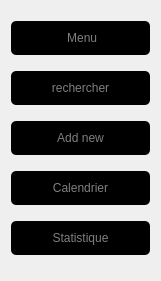
     <widget class="QWidget" name="verticalLayoutWidget_5">
      <property name="geometry">
       <rect>
        <x>10</x>
        <y>170</y>
        <width>161</width>
        <height>281</height>
       </rect>
      </property>
      <layout class="QVBoxLayout" name="sidebar2_3">
       <item>
        <widget class="QPushButton" name="retour_m_entrepreneur">
         <property name="styleSheet">
          <string notr="true">QPushButton {
	background-color: #000000;
	    color: grey;
    padding: 10px 20px;
    border: none;
    border-radius: 5px;
    font-size: 12px;
 font-family: &quot;Berlin Sans FB&quot;, sans-serif; 
}

QPushButton:hover {
 	color:white;	
	background:#1F1F1F;

}

QPushButton:pressed {
background-color: #2f2f2f;
 	color:white;	
}</string>
         </property>
         <property name="text">
          <string> Menu</string>
         </property>
         <property name="icon">
          <iconset resource="ressources.qrc">
           <normaloff>:/new/prefix1/icon/accueil.png</normaloff>:/new/prefix1/icon/accueil.png</iconset>
         </property>
         <property name="iconSize">
          <size>
           <width>20</width>
           <height>30</height>
          </size>
         </property>
        </widget>
       </item>
       <item>
        <widget class="QPushButton" name="listeentrepreneur">
         <property name="styleSheet">
          <string notr="true">QPushButton {
	background-color: #000000;
	    color: grey;
    padding: 10px 20px;
    border: none;
    border-radius: 5px;
    font-size: 12px;
 font-family: &quot;Berlin Sans FB&quot;, sans-serif; 
}

QPushButton:hover {
 	color:white;	
	background:#1F1F1F;

}

QPushButton:pressed {
background-color: #2f2f2f;
 	color:white;	
}</string>
         </property>
         <property name="text">
          <string>rechercher</string>
         </property>
         <property name="icon">
          <iconset resource="ressources.qrc">
           <normaloff>:/new/prefix1/icon/seo.png</normaloff>:/new/prefix1/icon/seo.png</iconset>
         </property>
         <property name="iconSize">
          <size>
           <width>30</width>
           <height>30</height>
          </size>
         </property>
        </widget>
       </item>
       <item>
        <widget class="QPushButton" name="ajoutentrepreneur">
         <property name="styleSheet">
          <string notr="true">QPushButton {
	background-color: #000000;
	    color: grey;
    padding: 10px 20px;
    border: none;
    border-radius: 5px;
    font-size: 12px;
 font-family: &quot;Berlin Sans FB&quot;, sans-serif; 
}

QPushButton:hover {
 	color:white;	
	background:#1F1F1F;

}

QPushButton:pressed {
background-color: #2f2f2f;
 	color:white;	
}</string>
         </property>
         <property name="text">
          <string>Add new</string>
         </property>
         <property name="icon">
          <iconset resource="ressources.qrc">
           <normaloff>:/new/prefix1/icon/ajouter (2).png</normaloff>:/new/prefix1/icon/ajouter (2).png</iconset>
         </property>
         <property name="iconSize">
          <size>
           <width>30</width>
           <height>30</height>
          </size>
         </property>
        </widget>
       </item>
       <item>
        <widget class="QPushButton" name="calendrierentrepre">
         <property name="styleSheet">
          <string notr="true">QPushButton {
	background-color: #000000;
	    color: grey;
    padding: 10px 20px;
    border: none;
    border-radius: 5px;
    font-size: 12px;
 font-family: &quot;Berlin Sans FB&quot;, sans-serif; 
}

QPushButton:hover {
 	color:white;	
	background:#1F1F1F;

}

QPushButton:pressed {
background-color: #2f2f2f;
 	color:white;	
}</string>
         </property>
         <property name="text">
          <string>Calendrier</string>
         </property>
         <property name="icon">
          <iconset resource="ressources.qrc">
           <normaloff>:/new/prefix1/icon/calendrier.png</normaloff>:/new/prefix1/icon/calendrier.png</iconset>
         </property>
         <property name="iconSize">
          <size>
           <width>30</width>
           <height>30</height>
          </size>
         </property>
        </widget>
       </item>
       <item>
        <widget class="QPushButton" name="statentrepreneur">
         <property name="styleSheet">
          <string notr="true">QPushButton {
	background-color: #000000;
	    color: grey;
    padding: 10px 20px;
    border: none;
    border-radius: 5px;
    font-size: 12px;
 font-family: &quot;Berlin Sans FB&quot;, sans-serif; 
}

QPushButton:hover {
 	color:white;	
	background:#1F1F1F;

}

QPushButton:pressed {
background-color: #2f2f2f;
 	color:white;	
}</string>
         </property>
         <property name="text">
          <string>Statistique</string>
         </property>
         <property name="icon">
          <iconset resource="ressources.qrc">
           <normaloff>:/new/prefix1/icon/statistiques.png</normaloff>:/new/prefix1/icon/statistiques.png</iconset>
         </property>
         <property name="iconSize">
          <size>
           <width>30</width>
           <height>30</height>
          </size>
         </property>
        </widget>
       </item>
      </layout>
     </widget>
